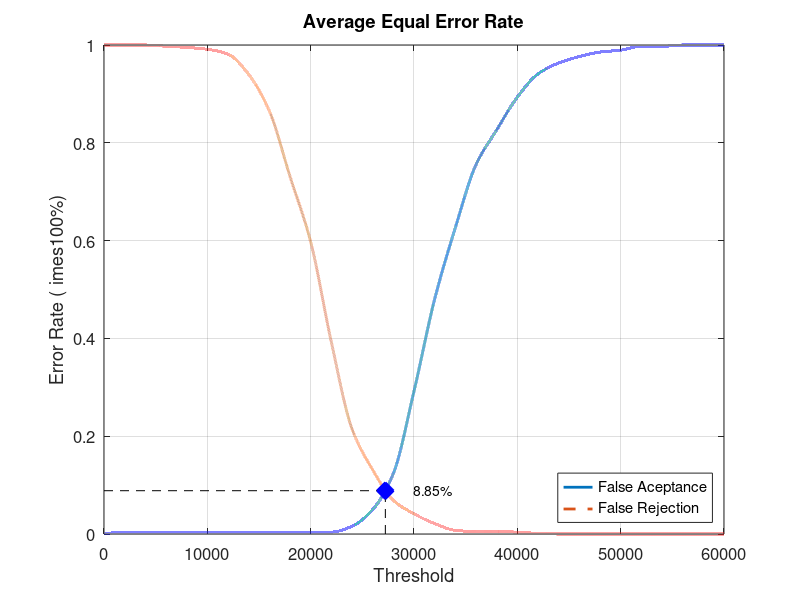
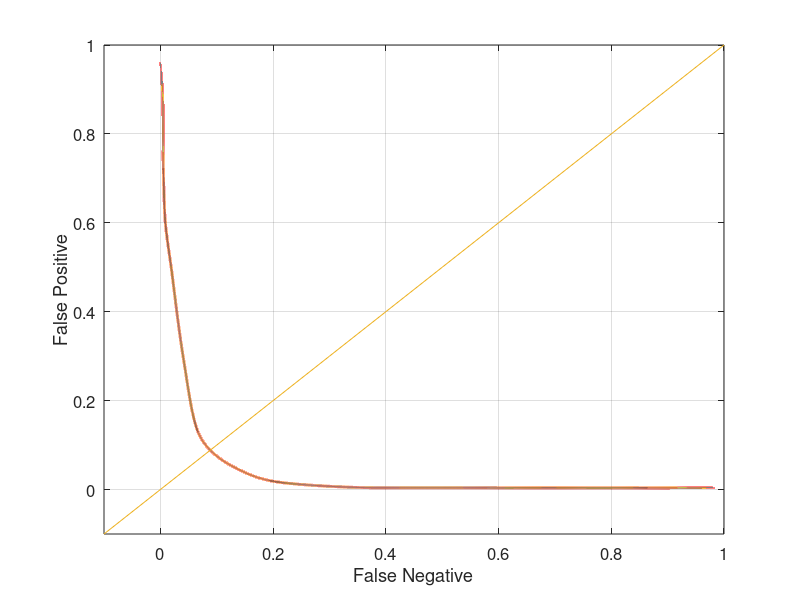

The MATLAB source for these figures, in order:
close all;
clear;
clc;
x = 0:2000:60000;
xq = 0:0.5:60000;

y0 = [0 0.00394737 0.00394737 0.00394737 0.00394737 0.00394737 0.00394737 0.00394737 0.00394737 0.00394737 0.00394737 0.00394737 0.0157895 0.05 0.123684 0.292105 0.480263 0.626316 0.755263 0.826316 0.893421 0.940789 0.963158 0.976316 0.985526 0.989474 0.997368 0.997368 1 1 1]
yy0 = interp1(x, y0, xq, 'pchip');
y1 = [1 1 1 0.9975 0.995 0.99125 0.98125 0.94 0.865 0.73125 0.5975 0.3925 0.215 0.13125 0.06875 0.04125 0.02125 0.0075 0.005 0.005 0.00375 0.00125 0 0 0 0 0 0 0 0 0]
yy1 = interp1(x, y1, xq, 'pchip');

% Calculating EER: 
y2 = abs(y0 - y1);
find(y2 == min(y2))
yy2 = abs(yy0 - yy1);
xEER = find(yy2 == min(yy2));
xEERIndex = xq(xEER) % X-axis EER
yEER = yy0(xEER) % Y-axis EER

main = figure
plot(xq, yy0,'-','LineWidth', 2);	hold on
plot(xq, yy1,'--','LineWidth', 2);	hold on
plot([xEERIndex xEERIndex], [0 yEER], 'k--');	hold on
plot([0 xEERIndex], [yEER yEER], 'k--');	hold on
plot(xEERIndex, yEER, 'bx', 'LineWidth', 10);	hold on
text(xEERIndex + 10 * xEERIndex / 100, yEER, [num2str(round((10000 * yEER)) / 100) '%'])
legend('False Aceptance', 'False Rejection', 'Location', 'SouthEast')
xlabel('Threshold')
ylabel('Error Rate (	imes100%)')
title('Average Equal Error Rate')
set(gca, 'FontSize', 12)
axis([0 60000 0 1])
grid on

print(main, 'Experiment5AverageMain', '-dpng');
FNRxFPR = figure('Color', [1 1 1]);
plot(yy1, yy0, '-', yy1, yy0, 'LineWidth', 2);
hold on
y = -0.1:0.1:1
plot(y, y); 
set(gca, 'FontSize', 12)
xlabel('False Negative')
ylabel('False Positive')
axis([-0.1 1 -0.1 1])
set(gca, 'FontSize', 12)
grid on

print(FNRxFPR, 'Experiment5AverageFNRxFPR','-dpng');
